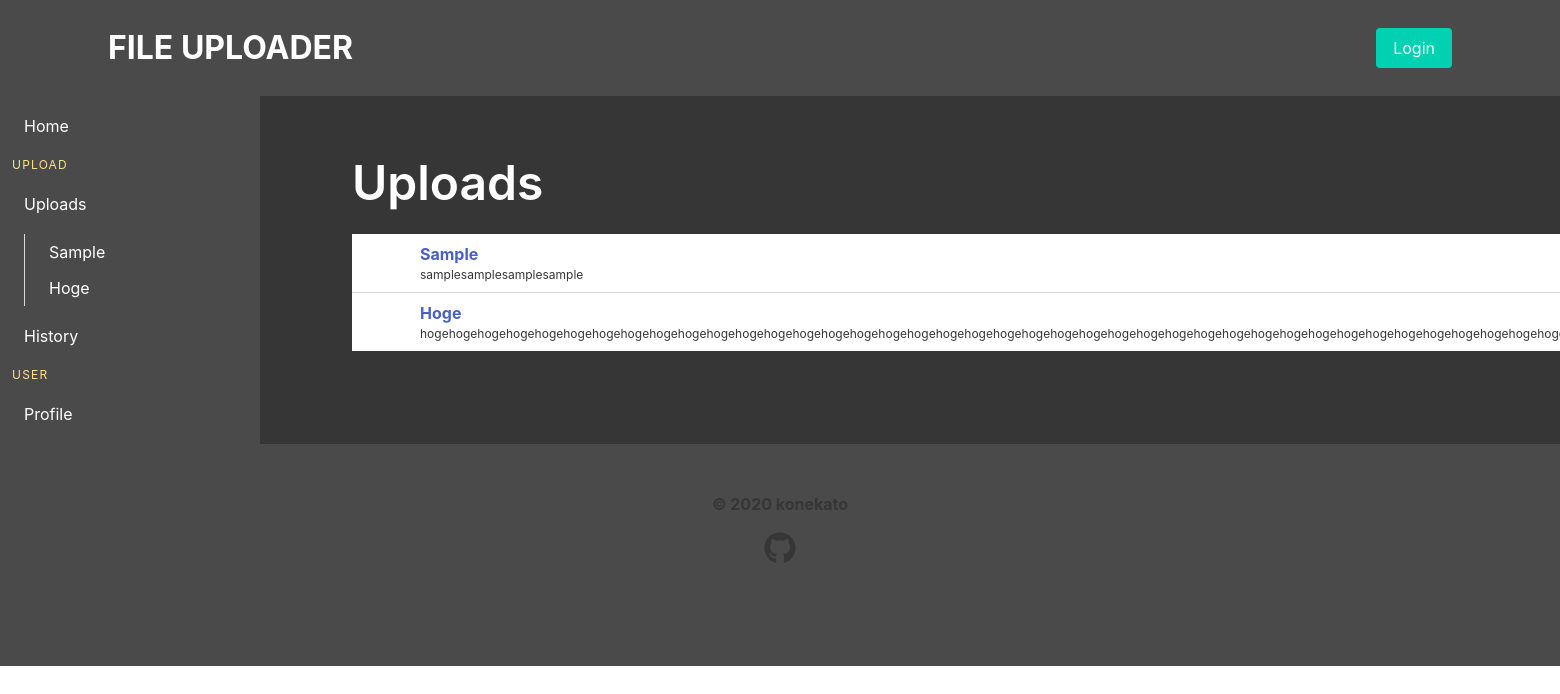
The page /uploads/ on the database as committed earlier.
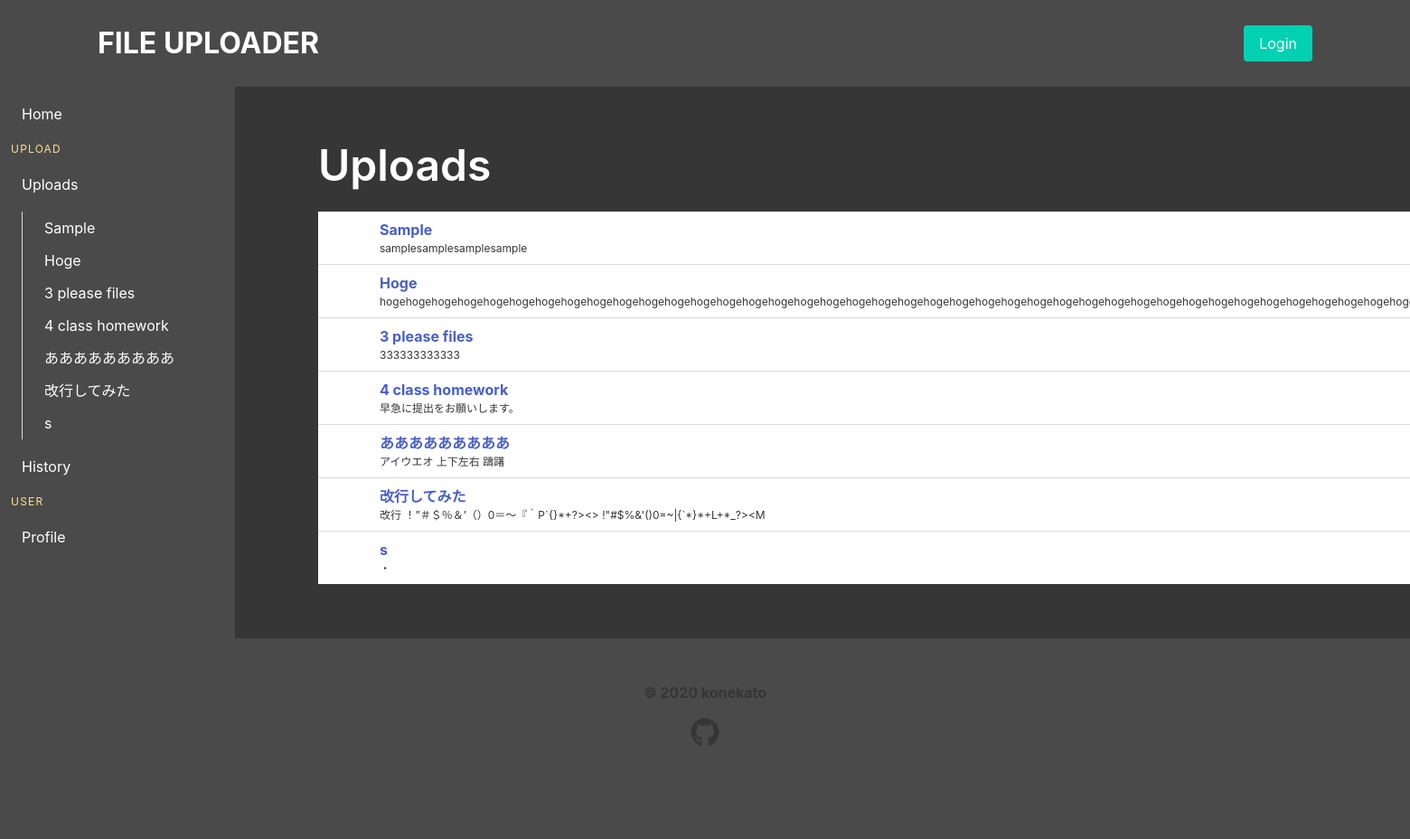
The same page on the database as committed later.
### app/models.py (models this page shows, shortened)
class UploadDetail(models.Model):
    title = models.CharField(max_length=50)
    text = models.TextField(null=True)
    created = models.DateTimeField(default=timezone.now)

### app/views.py (the view)
# urls.py: path('', views.upload_details, name='upload_details'),
def upload_details(request):
    q = (
        "SELECT app_uploaddetail.*, app_uploadfile.file from app_uploaddetail "
        "LEFT OUTER JOIN app_uploadfile ON app_uploaddetail.id = app_uploadfile.detail_id "
        "AND app_uploadfile.user_id = %s "
        "GROUP BY app_uploaddetail.id"
    )
    details = UploadDetail.objects.raw(q, [request.user.id])
    return render(request, 'upload_details.html', context={
        'details': details,
    })

### templates/upload_details.html (shortened to what this page needs)
{% extends 'body_base.html' %}
{% block page_title %}Uploads{% endblock %}
{% block inner_content %}
<div class="columns">
    <div class="column is-full">
        <table class="table is-hoverable">
            <tbody>
                {% for detail in details %}
                <tr>
                    <td>
                        <span class="icon is-medium">
                        </span>
                    </td>
                    <td>
                        <p class="has-text-weight-bold">
                            <a href="{% url 'app:upload_file' detail.id %}">
                                {{ detail.title|truncatechars:100 }}
                            </a>
                        </p>
                        <p class="is-size-7">
                            {{ detail.text|truncatechars:200 }}
                        </p>
                    </td>
                </tr>
                {% endfor %}
            </tbody>
        </table>
    </div>
</div>
{% endblock %}

### templates/body_base.html (shortened to what this page needs)
{% extends 'base.html' %}
{% block body %}
<aside class="column is-2 is-fullheight menu has-background-grey-dark">
    <ul class="menu-list">
        <li>
            <a class="has-text-white" href="{% url 'home' %}" onmouseout="this.style.background=''" onmouseover="this.style.background='grey'">
                Home
            </a>
        </li>
    </ul>
    <p class="menu-label has-text-warning">
        Upload
    </p>
    <ul class="menu-list">
        <li>
            <a class="has-text-white" href="{% url 'app:upload_details' %}" onmouseout="this.style.background=''" onmouseover="this.style.background='grey'">Uploads</a>
            <ul>
                {% for detail in details %}
                <li>
                    <a class="has-text-white" href="{% url 'app:upload_file' detail.id %}" onmouseout="this.style.background=''" onmouseover="this.style.background='grey'">
                        {{ detail.title }}
                    </a>
                </li>
                {% endfor %}
            </ul>
            <a class="has-text-white" href="{% url 'app:upload_history' %}" onmouseout="this.style.background=''" onmouseover="this.style.background='grey'">
                History
            </a>
        </li>
    </ul>
    <p class="menu-label has-text-warning">
        User
    </p>
    <ul class="menu-list">
        <li>
            <a class="has-text-white" href="{% url 'profile' %}" onmouseout="this.style.background=''" onmouseover="this.style.background='grey'">
                Profile
            </a>
        </li>
    </ul>
</aside>
<div class="column is-10 has-background-dark">
    <section class="section">
        <div class="container is-fluid">
            <h1 class="title is-1 has-text-white">
                {% block page_title %}{% endblock %}
            </h1>
            {% block inner_content %}{% endblock %}
        </div>
    </section>
</div>
{% endblock %}

### templates/base.html (shortened to what this page needs)
<!DOCTYPE html>
<html>
<head>
    <link rel="stylesheet" href="https://cdn.jsdelivr.net/npm/bulma@0.8.2/css/bulma.min.css">
</head>
<body>
    <nav id="navbar" class="navbar is-spaced has-background-grey-dark">
        <div class="container">
            <div class="navbar-brand">
                <a class="navbar-item has-text-white has-text-centered title has-text-weight-bold" href="{% url 'home' %}">
                FILE UPLOADER
                </a>
            </div>
            <div id="navbarBasicExample" class="navbar-menu">
                <div class="navbar-end">
                    <div class="navbar-item">
                        <div class="buttons">
                            <a
                            {% if user.is_authenticated %}
                            href="{% url 'logout' %}" class="button is-warning">
                                Logout
                            {% else %}
                            href="{% url 'login' %}" class="button is-primary">
                                Login
                            {% endif %}
                            </a>
                        </div>
                    </div>
                </div>
            </div>
        </div>
    </nav>
    <div class="columns has-background-dark" style="margin: 0;">
        {% block body %}{% endblock %}
    </div>
</body>
<footer class="footer has-background-grey-dark">
    <div class="content has-text-centered">
      <p>
        <strong>&copy; 2020 konekato</strong>
      </p>
      <p>
        <a href="https://github.com/konekato" class="has-text-dark" target="_blank" rel="noopener noreferrer"><span class="icon is-medium">
            <i class="fab fa-2x fa-github"></i>
        </span></a>
      </p>
    </div>
</footer>
</html>

Rows that differ between the two databases and show on the page:
added UploadDetail: title "3 please files", text "333333333333"
added UploadDetail: title "4 class homework", text "早急に提出をお願いします。"
added UploadDetail: title "あああああああああ", text "アイウエオ 上下左右 躊躇"
added UploadDetail: title "改行してみた", text "改行 ！”＃＄％＆’（）0＝〜『｀P`{}*+?><> !\"#$%&'()0=~|{`*}*+L+*_?><M"
added UploadDetail: title "s", text "・"
